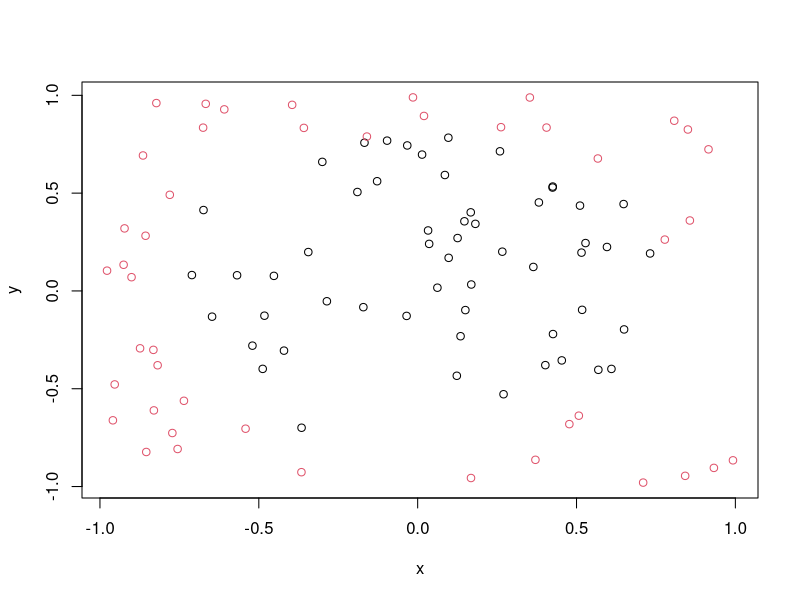
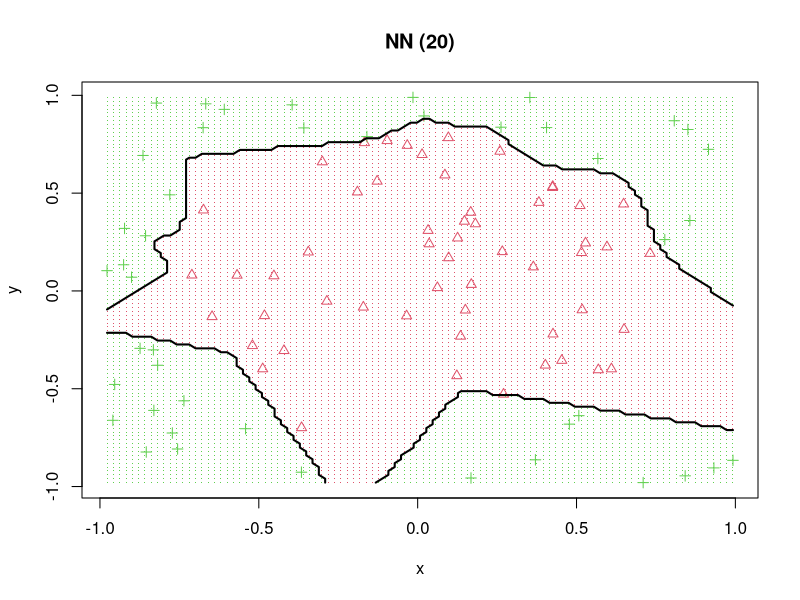
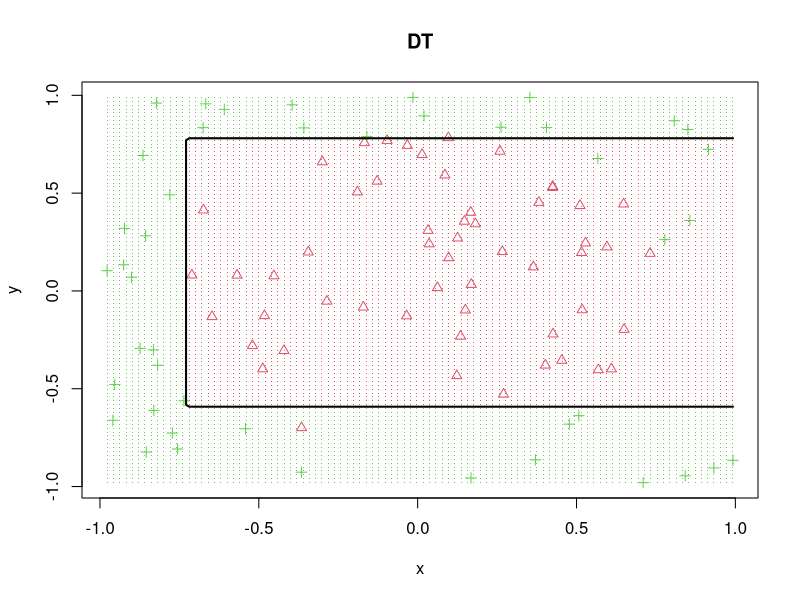
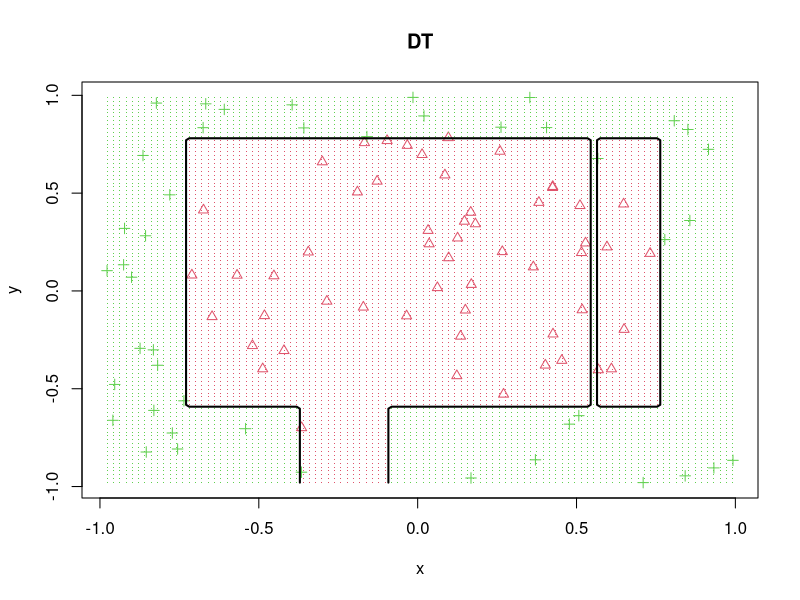
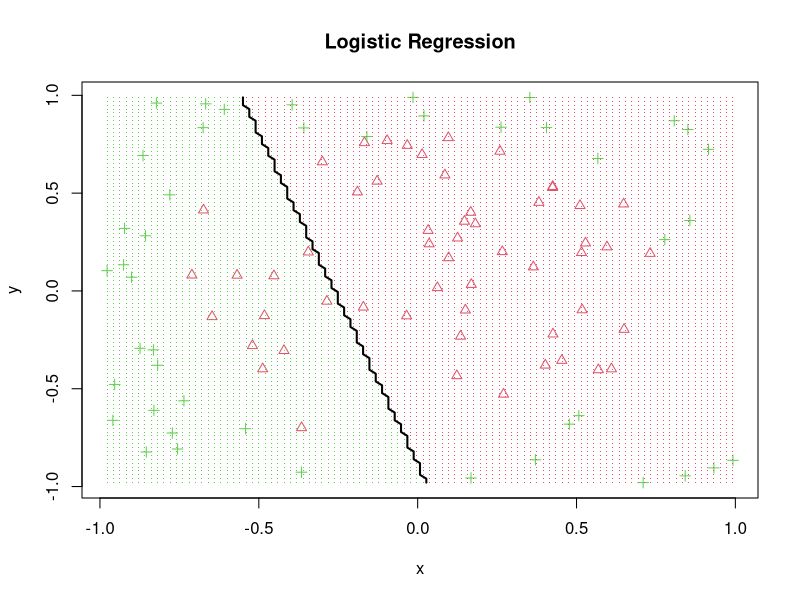

Generate these figures, in order, with R:
rm(list = ls())
set.seed(1000)
         
########################## Function to plot Decision Boundries #################################
decisionplot <- function(model, data, class = NULL, predict_type = "class",
                         resolution = 100, showgrid = TRUE, ...) {
  
  if(!is.null(class)) cl <- data[,class] else cl <- 1
  data <- data[,1:2]
  k <- length(unique(cl))
  
  plot(data, col = as.integer(cl)+1L, pch = as.integer(cl)+1L, ...)
  
  # make grid
  r <- sapply(data, range, na.rm = TRUE)
  xs <- seq(r[1,1], r[2,1], length.out = resolution)
  ys <- seq(r[1,2], r[2,2], length.out = resolution)
  g <- cbind(rep(xs, each=resolution), rep(ys, time = resolution))
  colnames(g) <- colnames(r)
  g <- as.data.frame(g)
  
  ### guess how to get class labels from predict
  ### (unfortunately not very consistent between models)
  p <- predict(model, g, type = predict_type)
  if(is.list(p)) p <- p$class
  p <- as.factor(p)
  
  if(showgrid) points(g, col = as.integer(p)+1L, pch = ".")
  
  z <- matrix(as.integer(p), nrow = resolution, byrow = TRUE)
  contour(xs, ys, z, add = TRUE, drawlabels = FALSE,
          lwd = 2, levels = (1:(k-1))+.5)
  
  invisible(z)
}

############################################################

library(mlbench)
MyData <- mlbench.circle(100)
MyData <- cbind(x=as.data.frame(MyData$x), factor(MyData $classes))
colnames(MyData) <- c("x", "y", "class")
plot(MyData[,1:2], col = MyData[,3])

library(nnet)
model <- nnet(class ~ ., data=MyData, size = 20, maxit = 10000, trace = FALSE)
decisionplot(model, MyData, class = "class", main = "NN (20)")
  
library("rpart")
model <- rpart(class ~ ., data=MyData)
decisionplot(model, MyData, class = "class", main = "DT")      

model <- rpart(class ~ ., data=MyData, control = rpart.control( minsplit = 1))      
decisionplot(model, MyData, class = "class", main = "DT")    

model <- glm(class ~., data = MyData, family=binomial(link='logit'))
class(model) <- c("lr", class(model))
predict.lr <- function(object, newdata, ...)
predict.glm(object, newdata, type = "response") > .5
decisionplot(model, MyData, class = "class", main = "Logistic Regression")    

